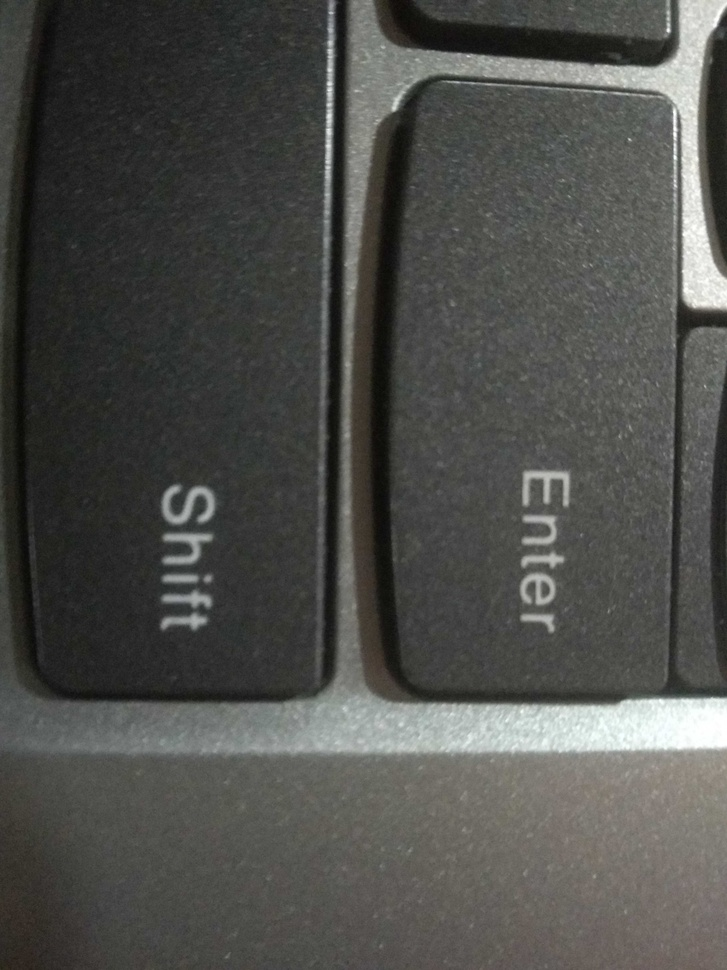
#> input picture test.jpeg, 727 x 970 px, shrunk from 3000 x 4000 before the run
$ python -i crossCheck.py   (imports and definitions only)
#> lines starting #> are read from the running program, lines starting #| are printed output that depends on the picture; after the words box and inside, x2 and y2 are one past the last pixel; in counts of white or black regions, pixels touching at a corner belong together
#> further down, picture is the input picture: shape (970, 727, 3); mean B, G, R 75.1, 78.6, 78.1

import cv2
def fun(img):
    image = img
    gray=cv2.cvtColor(image,cv2.COLOR_BGR2GRAY)
    edged = cv2.Canny(image, 10, 250)
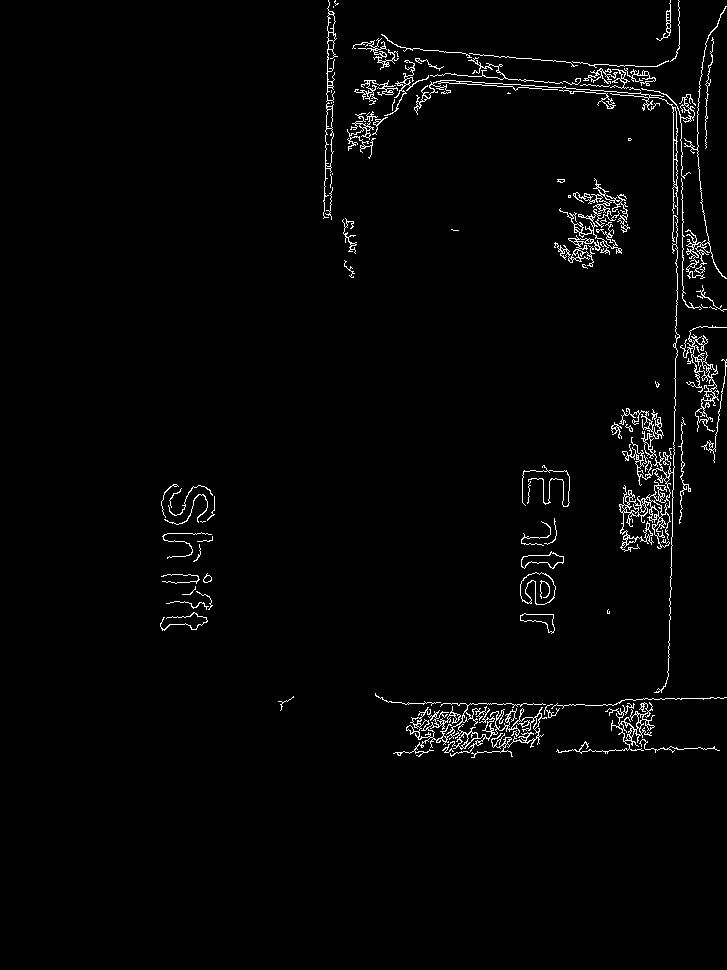
#> edged: shape (970, 727); 2.1% white in thin lines or dots, all inside (x1, y1, x2, y2) = (160, 0, 727, 758)
    (cnts, _) = cv2.findContours(edged.copy(), cv2.RETR_EXTERNAL, cv2.CHAIN_APPROX_SIMPLE)
#> cnts = 86 contours, 52 with area under 20; largest, box (x1, y1, x2, y2) and area: (393, 703, 547, 758) 1678, (619, 215, 680, 693) 1440, (520, 572, 556, 605) 752, (686, 325, 727, 432) 512, (559, 178, 630, 255) 470
    idx = 0
    marea=0

    mh = image.shape[0]
#> mh = 970
    mw = image.shape[1]
#> mw = 727

    for c in cnts:
        x,y,w,h = cv2.boundingRect(c)
        area = w*h
        if(area > marea and area < mh*mw):
            marea = area
#> this loop made 86 passes
#> (x, y, w, h, area, marea) on passes 1, 3, 47, 67: (639, 739, 81, 14, 1134, 1134), (393, 703, 154, 55, 8470, 8470), (619, 215, 61, 478, 29158, 29158), (414, 80, 264, 135, 35640, 35640)
#> (x, y, w, h, area) on passes 2, 4, 5, 6, 7, 8: (544, 704, 16, 14, 224), (556, 702, 99, 52, 5148), (551, 697, 176, 12, 2112), (278, 696, 16, 15, 240), (375, 693, 66, 13, 858), (520, 613, 35, 21, 735)
#> after the loop, marea = 35640

    fin = img

    for c in cnts:
        x,y,w,h = cv2.boundingRect(c)
        if w*h == marea:
            idx+=1
            new_img=image[y:y+h,x:x+w]
            fin = cimwrite(str(idx) + '.png', new_img)
#> this loop made 67 passes
#> (x, y, w, h, idx) on pass 67: (414, 80, 264, 135, 1)
#> (x, y, w, h) on passes 1 to 6: (639, 739, 81, 14), (544, 704, 16, 14), (393, 703, 154, 55), (556, 702, 99, 52), (551, 697, 176, 12), (278, 696, 16, 15)
#> after the loop, idx = 1
    # cv2.ims
    #
    # how("im",image)
    # cv2.waitKey(0)
    return fin

>>> import cv2
>>> picture = cv2.imread('../test.jpeg')
#> (the run stopped early here; a loop or call above may not have finished)
